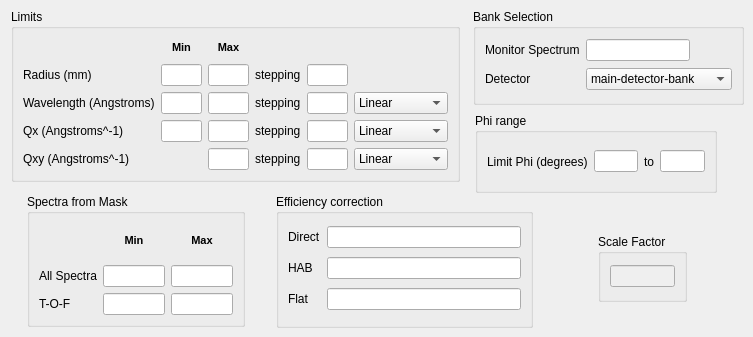
     <widget class="QWidget" name="tab_2" >
      <attribute name="title" >
       <string>Analysis Details</string>
      </attribute>
      <widget class="QGroupBox" name="groupBox_4" >
       <property name="geometry" >
        <rect>
         <x>11</x>
         <y>9</y>
         <width>449</width>
         <height>173</height>
        </rect>
       </property>
       <property name="sizePolicy" >
        <sizepolicy vsizetype="Preferred" hsizetype="MinimumExpanding" >
         <horstretch>0</horstretch>
         <verstretch>0</verstretch>
        </sizepolicy>
       </property>
       <property name="title" >
        <string>Limits</string>
       </property>
       <property name="checkable" >
        <bool>false</bool>
       </property>
       <layout class="QGridLayout" name="gridLayout_4" >
        <item row="0" column="0" >
         <spacer name="horizontalSpacer_2" >
          <property name="orientation" >
           <enum>Qt::Horizontal</enum>
          </property>
          <property name="sizeHint" stdset="0" >
           <size>
            <width>40</width>
            <height>20</height>
           </size>
          </property>
         </spacer>
        </item>
        <item row="0" column="2" >
         <spacer name="horizontalSpacer_3" >
          <property name="orientation" >
           <enum>Qt::Horizontal</enum>
          </property>
          <property name="sizeHint" stdset="0" >
           <size>
            <width>40</width>
            <height>20</height>
           </size>
          </property>
         </spacer>
        </item>
        <item row="1" column="0" >
         <widget class="QLabel" name="label_3" >
          <property name="text" >
           <string>Radius (mm)</string>
          </property>
         </widget>
        </item>
        <item row="2" column="0" >
         <widget class="QLabel" name="label_16" >
          <property name="text" >
           <string>Wavelength (Angstroms)</string>
          </property>
         </widget>
        </item>
        <item row="3" column="0" >
         <widget class="QLabel" name="label_19" >
          <property name="text" >
           <string>Qx (Angstroms^-1)</string>
          </property>
         </widget>
        </item>
        <item row="4" column="0" >
         <widget class="QLabel" name="label_21" >
          <property name="text" >
           <string>Qxy (Angstroms^-1)</string>
          </property>
         </widget>
        </item>
        <item row="1" column="1" >
         <widget class="QLineEdit" name="rad_min" />
        </item>
        <item row="2" column="1" >
         <widget class="QLineEdit" name="wav_min" />
        </item>
        <item row="3" column="1" >
         <widget class="QLineEdit" name="q_min" />
        </item>
        <item row="1" column="3" >
         <widget class="QLineEdit" name="rad_max" />
        </item>
        <item row="0" column="3" >
         <widget class="QLabel" name="label_23" >
          <property name="text" >
           <string>&lt;!DOCTYPE HTML PUBLIC "-//W3C//DTD HTML 4.0//EN" "http://www.w3.org/TR/REC-html40/strict.dtd">
&lt;html>&lt;head>&lt;meta name="qrichtext" content="1" />&lt;style type="text/css">
p, li { white-space: pre-wrap; }
&lt;/style>&lt;/head>&lt;body style=" font-family:'MS Shell Dlg 2'; font-size:8.25pt; font-weight:400; font-style:normal;">
&lt;p style=" margin-top:0px; margin-bottom:0px; margin-left:0px; margin-right:0px; -qt-block-indent:0; text-indent:0px;">&lt;span style=" font-size:8pt; font-weight:600;">Max&lt;/span>&lt;/p>&lt;/body>&lt;/html></string>
          </property>
          <property name="alignment" >
           <set>Qt::AlignCenter</set>
          </property>
         </widget>
        </item>
        <item row="2" column="3" >
         <widget class="QLineEdit" name="wav_max" />
        </item>
        <item row="3" column="3" >
         <widget class="QLineEdit" name="q_max" />
        </item>
        <item row="4" column="3" >
         <widget class="QLineEdit" name="qy_max" />
        </item>
        <item row="1" column="4" >
         <widget class="QLabel" name="rad_step_lbl" >
          <property name="text" >
           <string>stepping</string>
          </property>
         </widget>
        </item>
        <item row="2" column="4" >
         <widget class="QLabel" name="wav_step_lbl" >
          <property name="text" >
           <string>stepping</string>
          </property>
         </widget>
        </item>
        <item row="3" column="4" >
         <widget class="QLabel" name="q_step_lbl" >
          <property name="text" >
           <string>stepping</string>
          </property>
         </widget>
        </item>
        <item row="4" column="4" >
         <widget class="QLabel" name="qy_step_lbl" >
          <property name="text" >
           <string>stepping</string>
          </property>
         </widget>
        </item>
        <item row="1" column="5" >
         <widget class="QLineEdit" name="rad_dr" />
        </item>
        <item row="2" column="5" >
         <widget class="QLineEdit" name="wav_dw" />
        </item>
        <item row="3" column="5" >
         <widget class="QLineEdit" name="q_dq" />
        </item>
        <item row="4" column="5" >
         <widget class="QLineEdit" name="qy_dqy" />
        </item>
        <item row="2" column="6" >
         <widget class="QComboBox" name="wav_dw_opt" >
          <property name="sizePolicy" >
           <sizepolicy vsizetype="Fixed" hsizetype="Ignored" >
            <horstretch>0</horstretch>
            <verstretch>0</verstretch>
           </sizepolicy>
          </property>
          <property name="minimumSize" >
           <size>
            <width>0</width>
            <height>0</height>
           </size>
          </property>
          <item>
           <property name="text" >
            <string>Linear</string>
           </property>
          </item>
          <item>
           <property name="text" >
            <string>Logarithmic</string>
           </property>
          </item>
         </widget>
        </item>
        <item row="3" column="6" >
         <widget class="QComboBox" name="q_dq_opt" >
          <property name="sizePolicy" >
           <sizepolicy vsizetype="Fixed" hsizetype="Expanding" >
            <horstretch>0</horstretch>
            <verstretch>0</verstretch>
           </sizepolicy>
          </property>
          <property name="minimumSize" >
           <size>
            <width>0</width>
            <height>0</height>
           </size>
          </property>
          <property name="maximumSize" >
           <size>
            <width>95</width>
            <height>16777215</height>
           </size>
          </property>
          <property name="currentIndex" >
           <number>0</number>
          </property>
          <item>
           <property name="text" >
            <string>Linear</string>
           </property>
          </item>
          <item>
           <property name="text" >
            <string>Logarithmic</string>
           </property>
          </item>
         </widget>
        </item>
        <item row="4" column="6" >
         <widget class="QComboBox" name="qy_dqy_opt" >
          <property name="sizePolicy" >
           <sizepolicy vsizetype="Fixed" hsizetype="Ignored" >
            <horstretch>0</horstretch>
            <verstretch>0</verstretch>
           </sizepolicy>
          </property>
          <item>
           <property name="text" >
            <string>Linear</string>
           </property>
          </item>
         </widget>
        </item>
        <item row="0" column="1" >
         <widget class="QLabel" name="label_13" >
          <property name="text" >
           <string>&lt;!DOCTYPE HTML PUBLIC "-//W3C//DTD HTML 4.0//EN" "http://www.w3.org/TR/REC-html40/strict.dtd">
&lt;html>&lt;head>&lt;meta name="qrichtext" content="1" />&lt;style type="text/css">
p, li { white-space: pre-wrap; }
&lt;/style>&lt;/head>&lt;body style=" font-family:'MS Shell Dlg 2'; font-size:8.25pt; font-weight:400; font-style:normal;">
&lt;p style=" margin-top:0px; margin-bottom:0px; margin-left:0px; margin-right:0px; -qt-block-indent:0; text-indent:0px;">&lt;span style=" font-size:8pt; font-weight:600;">Min&lt;/span>&lt;/p>&lt;/body>&lt;/html></string>
          </property>
          <property name="alignment" >
           <set>Qt::AlignCenter</set>
          </property>
         </widget>
        </item>
       </layout>
      </widget>
      <widget class="QGroupBox" name="groupBox_5" >
       <property name="geometry" >
        <rect>
         <x>27</x>
         <y>194</y>
         <width>218</width>
         <height>133</height>
        </rect>
       </property>
       <property name="title" >
        <string>Spectra from Mask</string>
       </property>
       <layout class="QGridLayout" name="gridLayout_3" >
        <item row="3" column="1" >
         <widget class="QLineEdit" name="all_spec_min" />
        </item>
        <item row="2" column="1" >
         <widget class="QLabel" name="label_5" >
          <property name="text" >
           <string>&lt;!DOCTYPE HTML PUBLIC "-//W3C//DTD HTML 4.0//EN" "http://www.w3.org/TR/REC-html40/strict.dtd">
&lt;html>&lt;head>&lt;meta name="qrichtext" content="1" />&lt;style type="text/css">
p, li { white-space: pre-wrap; }
&lt;/style>&lt;/head>&lt;body style=" font-family:'MS Shell Dlg 2'; font-size:8.25pt; font-weight:400; font-style:normal;">
&lt;p style=" margin-top:0px; margin-bottom:0px; margin-left:0px; margin-right:0px; -qt-block-indent:0; text-indent:0px;">&lt;span style=" font-size:8pt; font-weight:600;">Min&lt;/span>&lt;/p>&lt;/body>&lt;/html></string>
          </property>
          <property name="alignment" >
           <set>Qt::AlignCenter</set>
          </property>
         </widget>
        </item>
        <item row="2" column="2" >
         <widget class="QLabel" name="label_9" >
          <property name="text" >
           <string>&lt;!DOCTYPE HTML PUBLIC "-//W3C//DTD HTML 4.0//EN" "http://www.w3.org/TR/REC-html40/strict.dtd">
&lt;html>&lt;head>&lt;meta name="qrichtext" content="1" />&lt;style type="text/css">
p, li { white-space: pre-wrap; }
&lt;/style>&lt;/head>&lt;body style=" font-family:'MS Shell Dlg 2'; font-size:8.25pt; font-weight:400; font-style:normal;">
&lt;p style=" margin-top:0px; margin-bottom:0px; margin-left:0px; margin-right:0px; -qt-block-indent:0; text-indent:0px;">&lt;span style=" font-size:8pt; font-weight:600;">Max&lt;/span>&lt;/p>&lt;/body>&lt;/html></string>
          </property>
          <property name="alignment" >
           <set>Qt::AlignCenter</set>
          </property>
         </widget>
        </item>
        <item row="3" column="2" >
         <widget class="QLineEdit" name="all_spec_max" />
        </item>
        <item row="3" column="0" >
         <widget class="QLabel" name="label_22" >
          <property name="text" >
           <string>All Spectra</string>
          </property>
         </widget>
        </item>
        <item row="4" column="0" >
         <widget class="QLabel" name="label_24" >
          <property name="text" >
           <string>T-O-F</string>
          </property>
         </widget>
        </item>
        <item row="4" column="1" >
         <widget class="QLineEdit" name="tof_min" />
        </item>
        <item row="4" column="2" >
         <widget class="QLineEdit" name="tof_max" />
        </item>
       </layout>
      </widget>
      <widget class="QGroupBox" name="groupBox_6" >
       <property name="geometry" >
        <rect>
         <x>276</x>
         <y>194</y>
         <width>257</width>
         <height>134</height>
        </rect>
       </property>
       <property name="title" >
        <string>Efficiency correction</string>
       </property>
       <layout class="QGridLayout" name="gridLayout_2" >
        <item row="0" column="1" >
         <widget class="QLineEdit" name="direct_file" >
          <property name="alignment" >
           <set>Qt::AlignRight|Qt::AlignTrailing|Qt::AlignVCenter</set>
          </property>
         </widget>
        </item>
        <item row="0" column="0" >
         <widget class="QLabel" name="label_27" >
          <property name="text" >
           <string>Direct</string>
          </property>
         </widget>
        </item>
        <item row="1" column="0" >
         <widget class="QLabel" name="label_28" >
          <property name="text" >
           <string>HAB</string>
          </property>
         </widget>
        </item>
        <item row="2" column="0" >
         <widget class="QLabel" name="label_29" >
          <property name="text" >
           <string>Flat</string>
          </property>
         </widget>
        </item>
        <item row="2" column="1" >
         <widget class="QLineEdit" name="flat_file" >
          <property name="alignment" >
           <set>Qt::AlignRight|Qt::AlignTrailing|Qt::AlignVCenter</set>
          </property>
         </widget>
        </item>
        <item row="1" column="1" >
         <widget class="QLineEdit" name="hab_file" >
          <property name="alignment" >
           <set>Qt::AlignRight|Qt::AlignTrailing|Qt::AlignVCenter</set>
          </property>
         </widget>
        </item>
       </layout>
      </widget>
      <widget class="QGroupBox" name="groupBox_9" >
       <property name="geometry" >
        <rect>
         <x>598</x>
         <y>234</y>
         <width>89</width>
         <height>68</height>
        </rect>
       </property>
       <property name="title" >
        <string>Scale Factor</string>
       </property>
       <layout class="QHBoxLayout" name="horizontalLayout_13" >
        <item>
         <widget class="QLineEdit" name="scale_factor" >
          <property name="enabled" >
           <bool>false</bool>
          </property>
         </widget>
        </item>
       </layout>
      </widget>
      <widget class="QGroupBox" name="groupBox_14" >
       <property name="geometry" >
        <rect>
         <x>473</x>
         <y>9</y>
         <width>271</width>
         <height>96</height>
        </rect>
       </property>
       <property name="title" >
        <string>Bank Selection</string>
       </property>
       <layout class="QGridLayout" name="gridLayout_9" >
        <item row="0" column="0" >
         <widget class="QLabel" name="label_41" >
          <property name="text" >
           <string>Monitor Spectrum</string>
          </property>
         </widget>
        </item>
        <item row="0" column="1" >
         <widget class="QLineEdit" name="monitor_spec" />
        </item>
        <item row="1" column="0" >
         <widget class="QLabel" name="label_43" >
          <property name="text" >
           <string>Detector</string>
          </property>
         </widget>
        </item>
        <item row="1" column="1" colspan="2" >
         <widget class="QComboBox" name="detbank_sel" >
          <item>
           <property name="text" >
            <string>main-detector-bank</string>
           </property>
          </item>
          <item>
           <property name="text" >
            <string>HAB</string>
           </property>
          </item>
         </widget>
        </item>
        <item row="0" column="2" >
         <spacer name="horizontalSpacer_6" >
          <property name="orientation" >
           <enum>Qt::Horizontal</enum>
          </property>
          <property name="sizeHint" stdset="0" >
           <size>
            <width>40</width>
            <height>20</height>
           </size>
          </property>
         </spacer>
        </item>
       </layout>
      </widget>
      <widget class="QGroupBox" name="groupBox_15" >
       <property name="geometry" >
        <rect>
         <x>475</x>
         <y>113</y>
         <width>242</width>
         <height>80</height>
        </rect>
       </property>
       <property name="title" >
        <string>Phi range</string>
       </property>
       <layout class="QHBoxLayout" name="horizontalLayout" >
        <item>
         <widget class="QLabel" name="label_45" >
          <property name="text" >
           <string>Limit Phi (degrees)</string>
          </property>
         </widget>
        </item>
        <item>
         <widget class="QLineEdit" name="phi_min" />
        </item>
        <item>
         <widget class="QLabel" name="label_33" >
          <property name="text" >
           <string>to</string>
          </property>
         </widget>
        </item>
        <item>
         <widget class="QLineEdit" name="phi_max" />
        </item>
       </layout>
      </widget>
     </widget>
